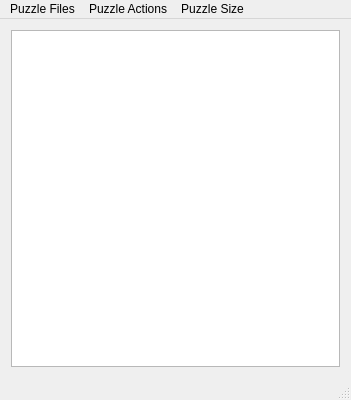
<?xml version="1.0" encoding="UTF-8"?>
<ui version="4.0">
 <class>MainWindow</class>
 <widget class="QMainWindow" name="MainWindow">
  <property name="geometry">
   <rect>
    <x>0</x>
    <y>0</y>
    <width>351</width>
    <height>400</height>
   </rect>
  </property>
  <property name="sizePolicy">
   <sizepolicy hsizetype="Preferred" vsizetype="Preferred">
    <horstretch>0</horstretch>
    <verstretch>0</verstretch>
   </sizepolicy>
  </property>
  <property name="windowTitle">
   <string>PseudoKu!</string>
  </property>
  <widget class="QWidget" name="centralWidget">
   <layout class="QGridLayout" name="gridLayout">
    <item row="0" column="0">
     <widget class="QTableView" name="boardView">
      <property name="sizePolicy">
       <sizepolicy hsizetype="Minimum" vsizetype="Minimum">
        <horstretch>0</horstretch>
        <verstretch>0</verstretch>
       </sizepolicy>
      </property>
      <property name="focusPolicy">
       <enum>Qt::WheelFocus</enum>
      </property>
      <property name="verticalScrollBarPolicy">
       <enum>Qt::ScrollBarAlwaysOff</enum>
      </property>
      <property name="horizontalScrollBarPolicy">
       <enum>Qt::ScrollBarAlwaysOff</enum>
      </property>
      <property name="editTriggers">
       <set>QAbstractItemView::AnyKeyPressed|QAbstractItemView::DoubleClicked</set>
      </property>
      <property name="tabKeyNavigation">
       <bool>true</bool>
      </property>
      <property name="showDropIndicator" stdset="0">
       <bool>false</bool>
      </property>
      <property name="dragDropOverwriteMode">
       <bool>false</bool>
      </property>
      <property name="selectionMode">
       <enum>QAbstractItemView::SingleSelection</enum>
      </property>
      <property name="cornerButtonEnabled">
       <bool>false</bool>
      </property>
      <attribute name="horizontalHeaderVisible">
       <bool>false</bool>
      </attribute>
      <attribute name="horizontalHeaderDefaultSectionSize">
       <number>35</number>
      </attribute>
      <attribute name="horizontalHeaderMinimumSectionSize">
       <number>35</number>
      </attribute>
      <attribute name="horizontalHeaderShowSortIndicator" stdset="0">
       <bool>false</bool>
      </attribute>
      <attribute name="verticalHeaderVisible">
       <bool>false</bool>
      </attribute>
      <attribute name="verticalHeaderDefaultSectionSize">
       <number>35</number>
      </attribute>
      <attribute name="verticalHeaderMinimumSectionSize">
       <number>35</number>
      </attribute>
      <attribute name="verticalHeaderVisible">
       <bool>false</bool>
      </attribute>
      <attribute name="horizontalHeaderShowSortIndicator" stdset="0">
       <bool>false</bool>
      </attribute>
      <attribute name="verticalHeaderDefaultSectionSize">
       <number>35</number>
      </attribute>
      <attribute name="horizontalHeaderVisible">
       <bool>false</bool>
      </attribute>
      <attribute name="horizontalHeaderMinimumSectionSize">
       <number>35</number>
      </attribute>
      <attribute name="verticalHeaderMinimumSectionSize">
       <number>35</number>
      </attribute>
      <attribute name="horizontalHeaderDefaultSectionSize">
       <number>35</number>
      </attribute>
     </widget>
    </item>
   </layout>
  </widget>
  <widget class="QMenuBar" name="menuBar">
   <property name="geometry">
    <rect>
     <x>0</x>
     <y>0</y>
     <width>351</width>
     <height>27</height>
    </rect>
   </property>
   <widget class="QMenu" name="menuSolve">
    <property name="title">
     <string>Puzzle Actions</string>
    </property>
    <addaction name="actionSolve"/>
    <addaction name="actionClear"/>
    <addaction name="actionReset"/>
    <addaction name="actionVerify"/>
   </widget>
   <widget class="QMenu" name="menuPuzzle">
    <property name="title">
     <string>Puzzle Size</string>
    </property>
    <addaction name="action4x4"/>
    <addaction name="action9x9"/>
    <addaction name="action16x16"/>
    <addaction name="action25x25"/>
   </widget>
   <widget class="QMenu" name="menuFile">
    <property name="title">
     <string>Puzzle Files</string>
    </property>
    <addaction name="actionOpen_Puzzle"/>
    <addaction name="actionSave_Puzzle"/>
   </widget>
   <addaction name="menuFile"/>
   <addaction name="menuSolve"/>
   <addaction name="menuPuzzle"/>
  </widget>
  <widget class="QStatusBar" name="statusBar"/>
  <action name="actionSolve">
   <property name="text">
    <string>Solve!</string>
   </property>
  </action>
  <action name="actionClear">
   <property name="text">
    <string>Clear</string>
   </property>
  </action>
  <action name="action4x4">
   <property name="text">
    <string>4x4</string>
   </property>
  </action>
  <action name="action9x9">
   <property name="text">
    <string>9x9</string>
   </property>
  </action>
  <action name="action16x16">
   <property name="text">
    <string>16x16</string>
   </property>
  </action>
  <action name="action25x25">
   <property name="text">
    <string>25x25</string>
   </property>
  </action>
  <action name="actionReset">
   <property name="text">
    <string>Reset</string>
   </property>
  </action>
  <action name="actionVerify">
   <property name="text">
    <string>Verify</string>
   </property>
  </action>
  <action name="actionOpen_Puzzle">
   <property name="text">
    <string>Open Puzzle</string>
   </property>
  </action>
  <action name="actionSave_Puzzle">
   <property name="text">
    <string>Save Puzzle</string>
   </property>
  </action>
 </widget>
 <layoutdefault spacing="6" margin="11"/>
 <resources/>
 <connections/>
</ui>
